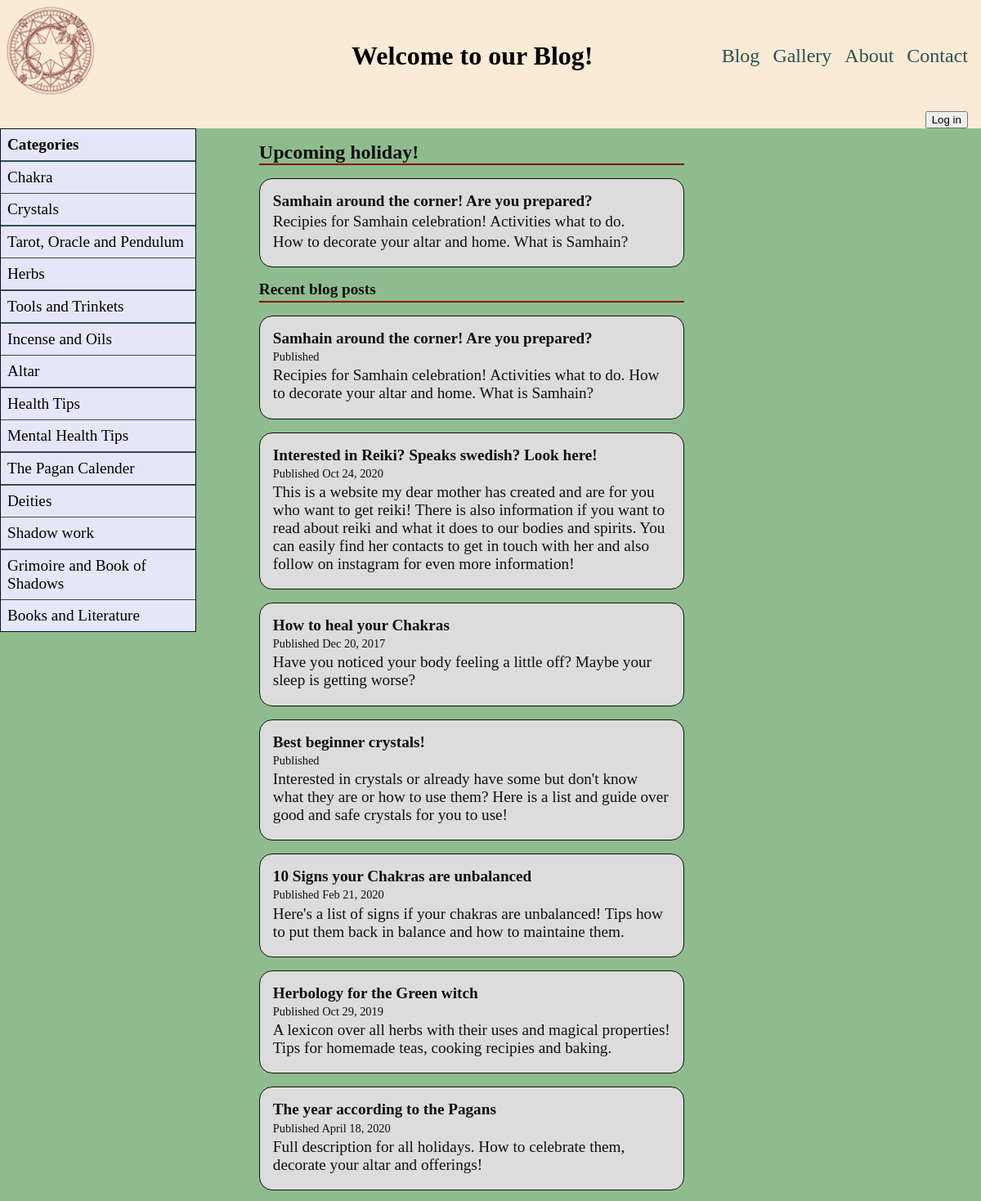
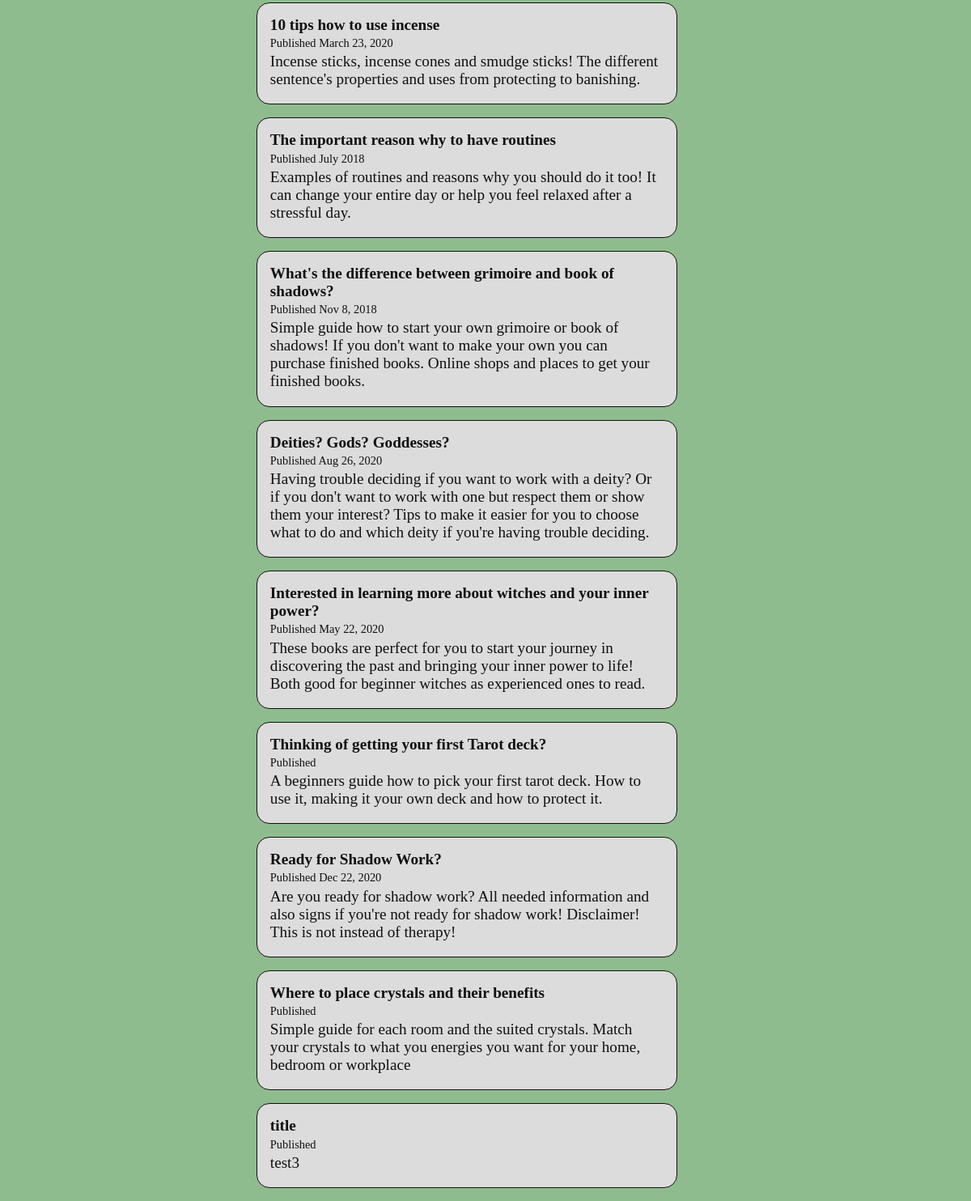
Page /html/blog.php on the committed database (2 pictures, top to bottom).
### tables this page shows
CREATE TABLE blog_posts (id INTEGER PRIMARY KEY AUTOINCREMENT NOT NULL UNIQUE, title VARCHAR UNIQUE NOT NULL, blog VARCHAR UNIQUE NOT NULL, dates VARCHAR, link VARCHAR UNIQUE);

### html/blog.php (the view, shortened to what this page needs)
<?php
$db = new PDO("sqlite:thehiddencorner.db");
$stmtBlog = $db -> prepare('SELECT * FROM blog_posts');
$stmtBlog -> execute();
?>
<!DOCTYPE html>
<html lang="eng">
    <head>
        <link rel="stylesheet" href="../css/blog.css">
    </head>
    <body>
        <div id="header">
            <a class="a-s" href="../index.php"><img class="symbol" src="../img/symbol.png" width="2000" height="2000" alt="pentagram" ></a>
            <h1>Welcome to our Blog!</h1>
            <nav class="nav">
                <li><a href="blog.php">Blog</a></li>
                <li><a href="gallery.php">Gallery</a></li>
                <li><a href="about.php">About</a></li>
                <li><a href="contact.php">Contact</a></li>
            </nav>
        </div>
       <div id="form-flex">
            <form action="../html/login.html" method="post" id="knapp">
               <input type="submit" name="login" value="Log in">
            </form>
        </div>
        <div class="main">
            <div class="blog">
                <h1>Upcoming holiday!</h1>
                <div id="blog-sep"></div>
                <article>
                    <a href="https://www.thepeculiarbrunette.com/halloween-samhain-all-hallows-eve-ultimate-inspiration-ideas/">
                    <h2>Samhain around the corner! Are you prepared?</h2>
                    <p>Recipies for Samhain celebration! Activities what to do.</p>
                    <p>How to decorate your altar and home. What is Samhain?</p>
                    </a>
                </article>
                <h2>Recent blog posts</h2>
                <div id="blog-sep"></div>
                <?php
                    while($blog = $stmtBlog -> fetch())
                    {
                        echo <<<TABLEROW
                            <article>
                                <a href="{$blog['link']}">
                                <h2>{$blog['title']}</h2>
                                <p id="date">Published {$blog['dates']}</p>
                                <p>{$blog['blog']}</p>
                                </a>
                            </article>
                    TABLEROW;
                    }
                ?>
            </div>
            <div class="side">
                <ul class="main-side">
                    <li><h2>Categories</h2></li>
                    <div class="side-sep"></div>
                    <li class="side-item">
                        <a>Chakra</a>
                    </li>
                    <div class="side-sep"></div>
                    <li class="side-item">
                        <a>Crystals</a>
                    </li>
                    <div class="side-sep"></div>
                    <li class="side-item">
                        <a>Tarot, Oracle and Pendulum</a>
                    </li>
                    <div class="side-sep"></div>
                    <li class="side-item">
                        <a>Herbs</a>
                    </li>
                    <div class="side-sep"></div>
                    <li class="side-item">
                        <a>Tools and Trinkets</a>
                    </li>
                    <div class="side-sep"></div>
                    <li class="side-item">
                        <a>Incense and Oils</a>
                    </li>
                    <div class="side-sep"></div>
                    <li class="side-item">
                        <a>Altar</a>
                    </li>
                    <div class="side-sep"></div>
                    <li class="side-item">
                        <a>Health Tips</a>
                    </li>
                    <div class="side-sep"></div>
                    <li class="side-item">
                        <a>Mental Health Tips</a>
                    </li>
                    <div class="side-sep"></div>
                    <li class="side-item">
                        <a>The Pagan Calender</a>
                    </li>
                    <div class="side-sep"></div>
                    <li class="side-item">
                        <a>Deities</a>
                    </li>
                    <div class="side-sep"></div>
                    <li class="side-item">
                        <a>Shadow work</a>
                    </li>
                    <div class="side-sep"></div>
                    <li class="side-item">
                        <a>Grimoire and Book of Shadows</a>
                    </li>
                    <div class="side-sep"></div>
                    <li class="side-item">
                        <a>Books and Literature</a>
                    </li>
                </ul>
            </div>
        </div>
    </body>
</html>

### css/blog.css (style rules this page uses)
html { margin: 0; padding: 0; background-color: antiquewhite; }
body { margin: 0; padding: 0; }
.symbol { margin: 0.5rem; width: 7rem; height: 7rem; }
#header h1 { margin: auto; text-align: center; }
#header { display: grid; grid-template-columns: repeat(3, 1fr); height: 7rem; }
.nav li a { text-decoration: none; color: darkslategrey; text-align: center; }
.nav li { padding-left: 1rem; }
.nav { list-style: none; padding-top: 0; padding: 0.5rem; font-size: 1.5rem; display: flex; justify-content: flex-end; align-items: center; flex-direction: row; }
@media (min-width: 350px) { #header { font-size: 0.6rem; grid-template-columns: 1fr 2fr 1fr; height: 4rem; } }
@media (min-width: 350px) { .nav { font-size: 1rem; margin: 0; } }
@media (min-width: 350px) { .symbol { height: 80%; width: 70%; margin: 10% 0 10% 10%; } }
@media (min-width: 350px) { .nav li { padding: 0 0.2rem; } }
@media (min-width: 400px) { #header { font-size: 0.6rem; } }
@media (min-width: 400px) { .symbol { height: 70%; width: 70%; } }
@media (min-width: 640px) { #header { font-size: 1rem; height: 7rem; } }
@media (min-width: 640px) { .nav { font-size: 1.2rem; margin: 0; } }
@media (min-width: 640px) { .symbol { height: 80%; width: 55%; margin: 2%; } }
@media (min-width: 1024px) { #header { font-size: 1rem; height: 8.5rem; } }
@media (min-width: 1024px) { .nav { font-size: 1.5rem; margin: 0; } }
@media (min-width: 1024px) { .nav li { padding: 0 0.5rem; } }
@media (min-width: 1024px) { .symbol { height: 7rem; width: 7rem; } }
.main { display: grid; grid-template-columns: 20% 80%; grid-template-areas: "side main"; background-color: darkseagreen; position: relative; width: 100%; }
.blog { grid-area: main; width: 60ch; padding-left: 5rem; }
.blog h1 { padding: 0; margin: 1rem 0 0 0; color: rgb(17, 15, 15); }
.blog h2 { padding: 1rem 0 0 0; margin: 0; color: rgb(17, 15, 15); }
.blog p { padding: 0.5rem 0; margin: 0; font-size: 1.3rem; color: rgb(17, 15, 15); }
.blog a { padding: 0; margin: 0; }
#blog-sep { background-color: darkred; height: 0.1rem; }
article { padding: 1rem; background-color: gainsboro; border-radius: 1rem; border: 0.1rem solid rgb(17, 15, 15); margin: 1rem 0; }
article a { text-decoration: none; color: rgb(17, 15, 15); }
#date { font-size: 1rem; }
@media (min-width: 350px) { .main h1, .main h2 { font-size: 1.2rem; } }
@media (min-width: 350px) { .blog { width: 28ch; padding-left: 8%; } }
@media (min-width: 350px) { .blog h2, .blog p { font-size: 1rem; padding: 0 0 0.2rem 0; } }
@media (min-width: 350px) { #date { font-size: 0.7rem; } }
@media (min-width: 400px) { .blog { padding-left: 8%; } }
@media (min-width: 640px) { .main h1, .main h2 { font-size: 1.5rem; } }
@media (min-width: 640px) { .blog { width: 50ch; } }
@media (min-width: 640px) { .blog h2, .blog p { font-size: 1.2rem; } }
@media (min-width: 640px) { #date { font-size: 0.9rem; } }
@media (min-width: 1024px) { .blog { width: 65ch; } }
.side { grid-area: side; font-size: 1.5rem; position: relative; width: 100%; }
.side li { margin: 1rem; list-style: none; }
.side-sep { background-color: darkslategray; height: 0.1rem; }
.side-item a { display: block; }
.main-side { padding: 0; margin: 0; display: flex; flex-direction: column; background-color: lavender; border: 0.2rem solid rgb(17, 15, 15); }
.main-side h2 { margin: 0; }
@media (min-width: 350px) { .main-side { border: 0.1rem solid rgb(17, 15, 15); } }
@media (min-width: 350px) { .side { font-size: 0.7rem; } }
@media (min-width: 350px) { .side h2 { font-size: 0.7rem; } }
@media (min-width: 350px) { .side li { margin: 0.5rem } }
@media (min-width: 400px) { .side { font-size: 1rem; } }
@media (min-width: 400px) { .side h2 { font-size: 0.9rem; } }
@media (min-width: 640px) { .side { font-size: 1.2rem; } }
@media (min-width: 640px) { .side h2 { font-size: 1.2rem; } }
@media (min-width: 640px) { .side li { margin: 0.5rem } }
#knapp { display: flex; justify-content: flex-end; padding-right: 1rem; }

### rows in the picture
blog_posts: title "Samhain around the corner! Are you prepared?", blog "Recipies for Samhain celebration! Activities what to do. How to decorate your altar and home. What is Samhain?"
blog_posts: title "Interested in Reiki? Speaks swedish? Look here!", dates "Oct 24, 2020", blog "This is a website my dear mother has created and are for you who want to get reiki! There is also information if you want to read about reiki and what it does to our bodies and spirits. You can easily find her contacts to get in touch with her and also follow on instagram for even more information!"
blog_posts: title "How to heal your Chakras", dates "Dec 20, 2017", blog "Have you noticed your body feeling a little off? Maybe your sleep is getting worse?"
blog_posts: title "Best beginner crystals!", blog "Interested in crystals or already have some but don't know what they are or how to use them? Here is a list and guide over good and safe crystals for you to use!"
blog_posts: title "10 Signs your Chakras are unbalanced", dates "Feb 21, 2020", blog "Here's a list of signs if your chakras are unbalanced! Tips how to put them back in balance and how to maintaine them."
blog_posts: title "Herbology for the Green witch", dates "Oct 29, 2019", blog "A lexicon over all herbs with their uses and magical properties! Tips for homemade teas, cooking recipies and baking."
blog_posts: title "The year according to the Pagans", dates "April 18, 2020", blog "Full description for all holidays. How to celebrate them, decorate your altar and offerings!"
blog_posts: title "10 tips how to use incense", dates "March 23, 2020", blog "Incense sticks, incense cones and smudge sticks! The different sentence's properties and uses from protecting to banishing."
blog_posts: title "The important reason why to have routines", dates "July 2018", blog "Examples of routines and reasons why you should do it too! It can change your entire day or help you feel relaxed after a stressful day."
blog_posts: title "What's the difference between grimoire and book of shadows?", dates "Nov 8, 2018", blog "Simple guide how to start your own grimoire or book of shadows! If you don't want to make your own you can purchase finished books. Online shops and places to get your finished books."
blog_posts: title "Deities? Gods? Goddesses?", dates "Aug 26, 2020", blog "Having trouble deciding if you want to work with a deity? Or if you don't want to work with one but respect them or show them your interest? Tips to make it easier for you to choose what to do and which deity if you're having trouble deciding."
blog_posts: title "Interested in learning more about witches and your inner power?", dates "May 22, 2020", blog "These books are perfect for you to start your journey in discovering the past and bringing your inner power to life! Both good for beginner witches as experienced ones to read."
blog_posts: title "Thinking of getting your first Tarot deck?", blog "A beginners guide how to pick your first tarot deck. How to use it, making it your own deck and how to protect it."
blog_posts: title "Ready for Shadow Work?", dates "Dec 22, 2020", blog "Are you ready for shadow work? All needed information and also signs if you're not ready for shadow work! Disclaimer! This is not instead of therapy!"
blog_posts: title "Where to place crystals and their benefits", blog "Simple guide for each room and the suited crystals. Match your crystals to what you energies you want for your home, bedroom or workplace"
blog_posts: title "title", blog "test3"
